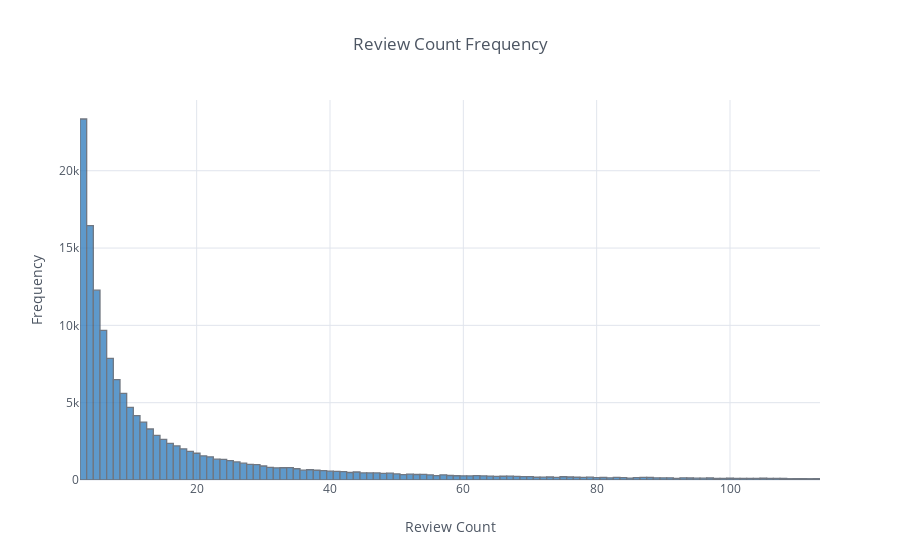

The code cell stored with this chart in its notebook:
### Code cell
cut_review_outliers = review_counts[review_counts['Review Count'] < review_counts['Review Count'].quantile(.95)]
iplot(cut_review_outliers.iplot(kind='histogram', 
                                asFigure=True, 
                                color='blue', 
                                title='Review Count Frequency', 
                                xTitle='Review Count', 
                                yTitle='Frequency'))

### Figure 1 — Plotly figure (JSON) as saved in the notebook; plotly's stock layout.template omitted (floating-point values rounded to 4 significant figures; data arrays with more than 128 entries replaced by an {"elided": "..."} marker saying what was removed)
{"data": [{"autobinx": true, "histfunc": "count", "histnorm": "", "marker": {"color": "rgba(55, 128, 191, 1.0)", "line": {"color": "#4D5663", "width": 1.3}}, "name": "Review Count", "opacity": 0.8, "orientation": "v", "type": "histogram", "uid": "f854bb", "x": {"elided": "148738 int values"}, "xbins": {"end": 113.5, "size": 1, "start": 2.5}}], "layout": {"autosize": true, "barmode": "overlay", "legend": {"bgcolor": "#FFFFFF", "font": {"color": "#4D5663"}}, "paper_bgcolor": "#FFFFFF", "plot_bgcolor": "#FFFFFF", "title": "Review Count Frequency", "titlefont": {"color": "#4D5663"}, "xaxis": {"autorange": true, "gridcolor": "#E1E5ED", "range": [2.5, 113.5], "showgrid": true, "tickfont": {"color": "#4D5663"}, "title": "Review Count", "titlefont": {"color": "#4D5663"}, "type": "linear", "zerolinecolor": "#E1E5ED"}, "yaxis": {"autorange": true, "gridcolor": "#E1E5ED", "range": [0, 24570.0], "showgrid": true, "tickfont": {"color": "#4D5663"}, "title": "Frequency", "titlefont": {"color": "#4D5663"}, "zerolinecolor": "#E1E5ED"}}}
